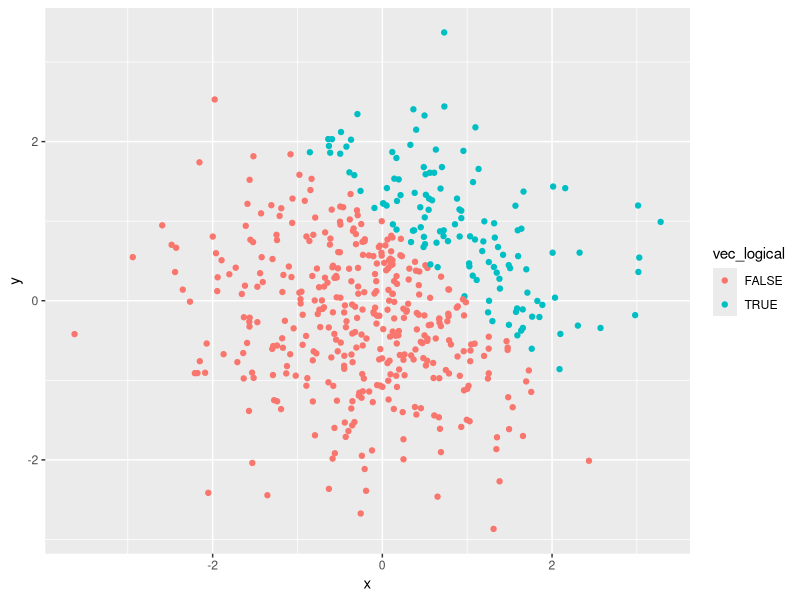
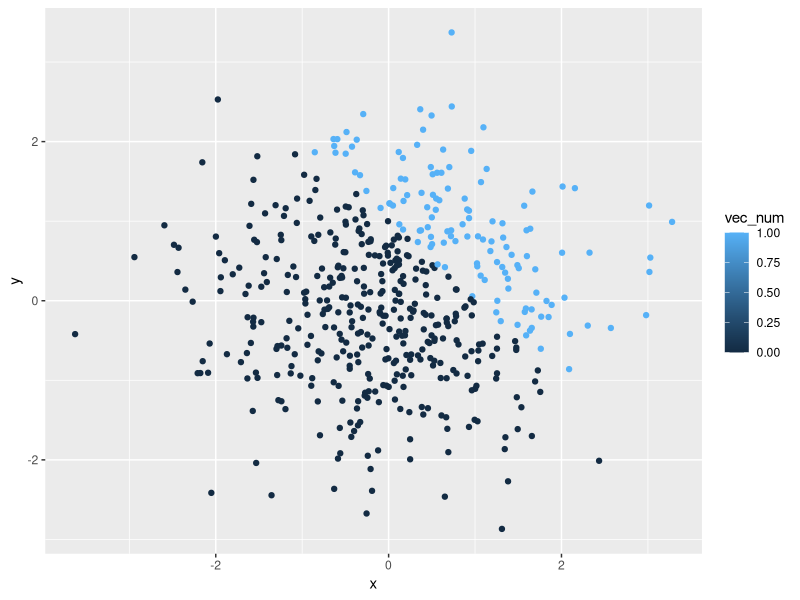
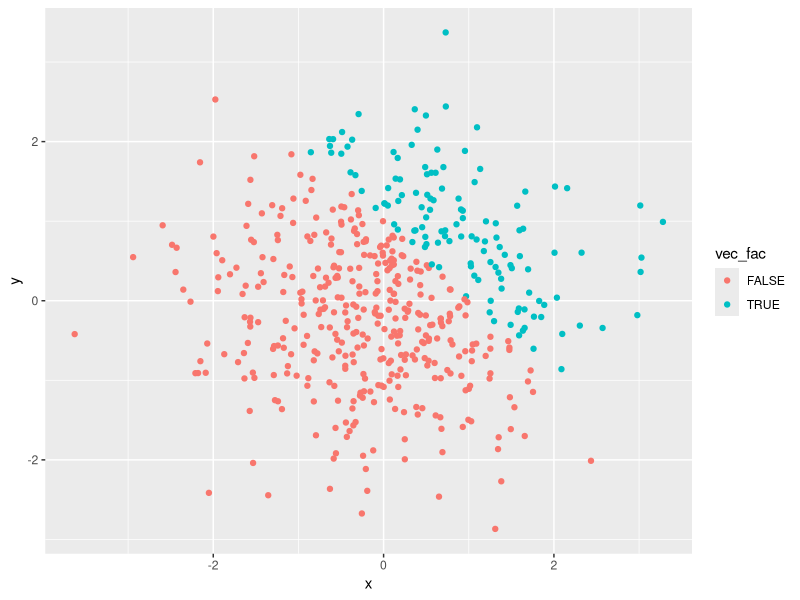

Source code (R) for these figures, in order:
## ---- chunk 1
library(tidyverse)
## ---- chunk 2
# create a dataframe
df = tibble(
  vec_numeric = rnorm(8),
  vec_logical = vec_numeric > 0,
  vec_char = c("My", "name", "is", "Chloe", ".", "Good", "day", "."),
  vec_factor = factor(c("male", "male", "female", "female", "trans", "trans", "male", "female"))
)

# take the mean of each variable
mean(pull(df, vec_numeric))
mean(pull(df, vec_logical))
mean(pull(df, vec_char))
mean(pull(df, vec_factor))
## ---- chunk 3
as.numeric(pull(df, vec_logical))
as.numeric(pull(df, vec_char))
as.numeric(pull(df, vec_factor))
## ---- chunk 4
# convert the logical vector to numeric
logical_to_num = as.numeric(pull(df, vec_logical))

# multiply the random sample by the result
logical_to_num_multi_s = logical_to_num * pull(df, vec_numeric)
## ---- chunk 5
# convert the logical vector to a factor
logical_to_fac = as.factor(pull(df, vec_logical))

# multiply the random sample by the result
logical_to_fac_multi_s = logical_to_fac * pull(df, vec_numeric)
## ---- chunk 6
# convert the logical vector to a factor
logical_to_fac = as.factor(pull(df, vec_logical))

#  convert the result to numeric
logical_to_fac_to_num = as.numeric(logical_to_fac)

# multiply the random sample by the result
logical_to_fac_to_num_multi_s = logical_to_fac_to_num * pull(df, vec_numeric)
## ---- chunk 7
rm(list = ls())
## ---- chunk 8
df_2 = tibble(
  x = rnorm(500),
  y = rnorm(500),
  vec_logical = x + y > 1,
  vec_num = as.numeric(vec_logical),
  vec_fac = as.factor(vec_logical)
)
## ---- chunk 9
ggplot(df_2, aes(x = x, y = y, color = vec_logical)) + geom_point()

ggsave(file = "plot_logical_variable.png")
## ---- chunk 10
ggplot(df_2, aes(x = x, y = y, color = vec_num)) + geom_point()
## ---- chunk 11
ggplot(df_2, aes(x = x, y = y, color = vec_fac)) + geom_point()
